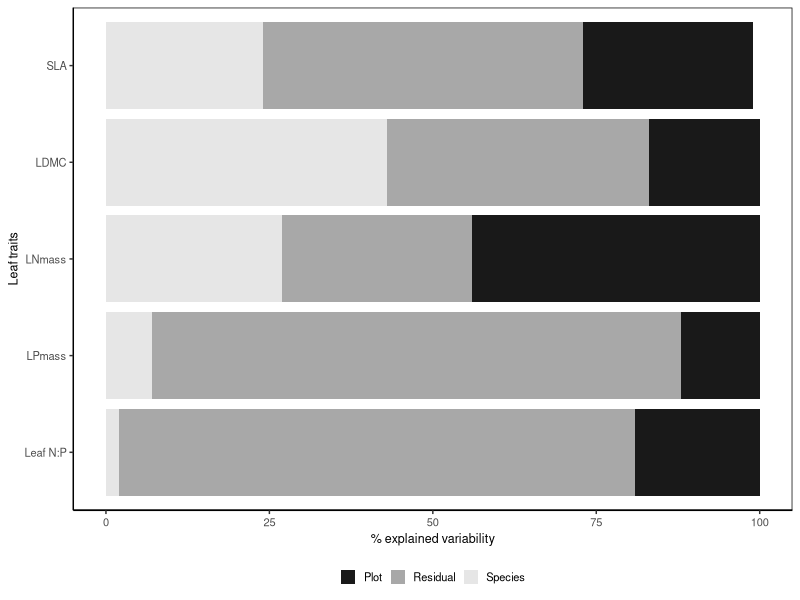
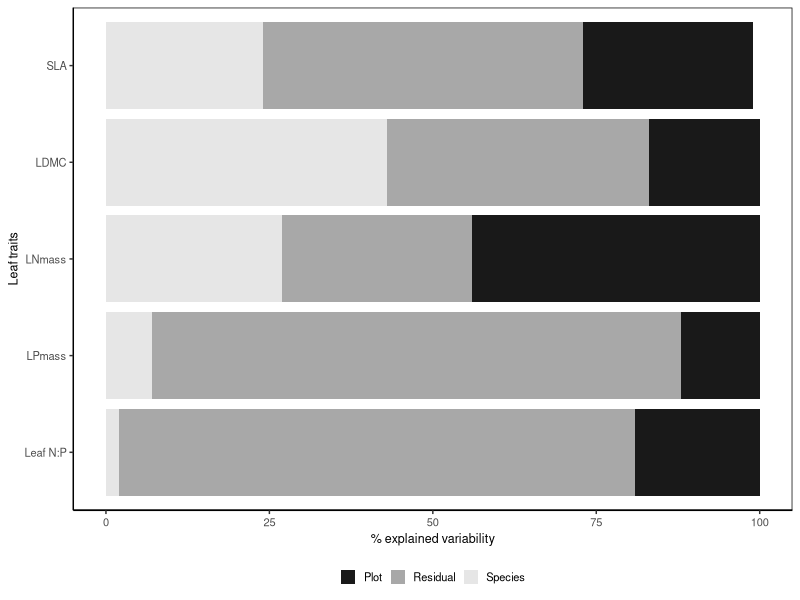

R code for these plots, in order:
##############################################################
# L. Giraldo-Kalil        22 marzo 2021
#
# script para graficar la particion de varianza (porcentage de variación)
# de los modelos mixtos de las tablas previamente resumidas y generadas
# con el script Mixedmodel_Appendices_S5_S6.R
# Estos datos se incluyeron manualmente en este script
#
##############################################################



library(here)
library(ggplot2)
library(tidyr)
library(dplyr)
library("tidyverse")
library(forcats)



# Crear conjunto de datos con resultados de modelos mixtos
datos_mix <- data.frame (
                  Trait  = c("SLA", "LDMC","LNmass",
                             "LPmass","Leaf N:P"),
                  Plot = c(26,17,44,12,19),
                  Species = c(24,43,27,7,2),
                  Residual = c(49,40,29,81,79),
                  Order = c(5,4,3,2,1))


# arreglar datos en formato largo
longm1<-gather(datos_mix, key="Variance_factor",
                   value= "Values",2:4)

View(longm1)


#Organizar rasgos segun orden deseado
longm1<- longm1 %>%
  mutate(tr = fct_reorder(Trait, Order))

levels(longm1$tr)


#graficar

m1<-ggplot(longm1,aes(x=tr, 
                  y=Values,
                  fill=Variance_factor))+
  geom_bar(position="stack", stat="identity")+
  coord_flip()+ 
  xlab("Leaf traits")+ ylab("% explained variability")+
  theme_classic()+
  theme(legend.position="bottom",
        legend.title = element_blank(),
        legend.key.size = unit(0.8,"line"),
        axis.text = element_text(size = 8),
        axis.title= element_text(size= 9),
        legend.text= element_text (size=8),
        panel.border = element_rect(colour = "black", fill=NA))+
  labs(fill = "relative contribution")+
  scale_fill_grey(start = 0.1, end = 0.9)

m1



ggsave("var_partition_Fig2.pdf", 
       plot= m1,
       path = "Figuras",
       device= "pdf",
       height=3.5,
       width=3.5,
       units= "in", dpi=600)






